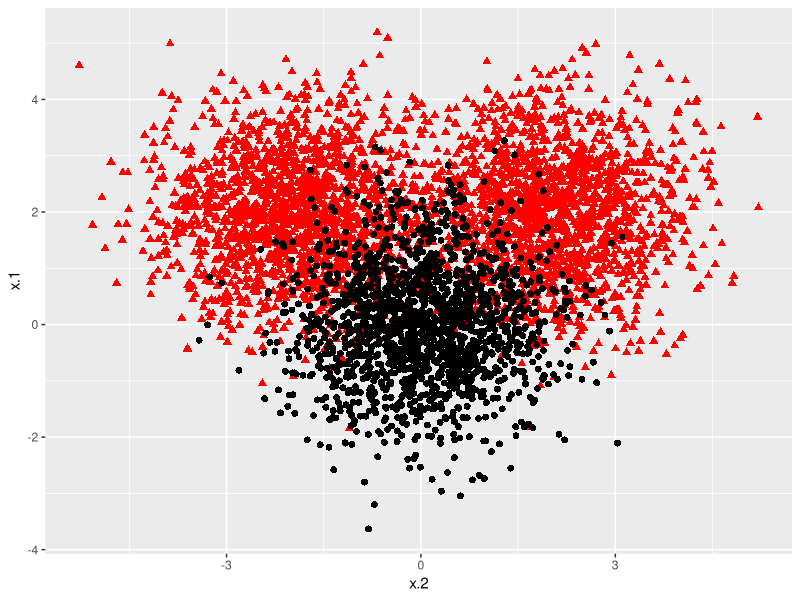
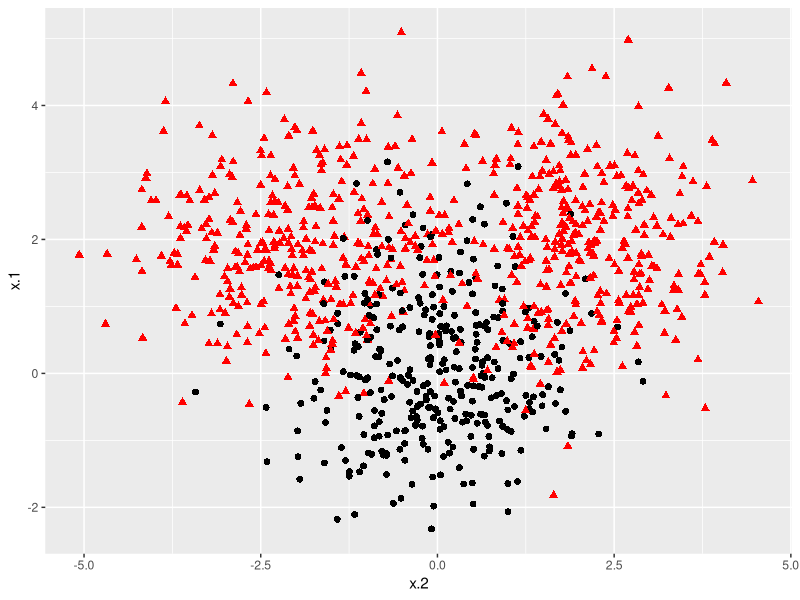
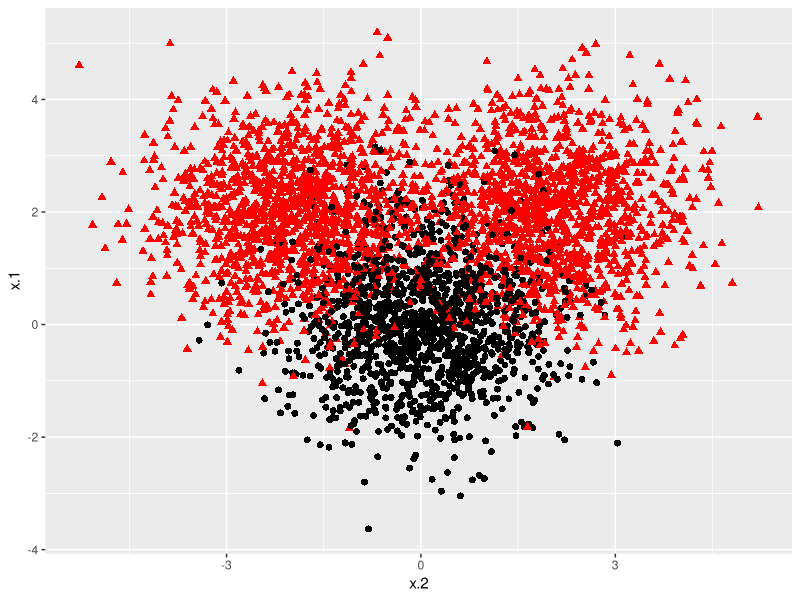

Write the R code that produced these figures, in order. (Note: a time limit stopped this script after it produced the figures.)
library(e1071)
library(ggplot2)

n <- 5000
set.seed(10111)
x <- matrix(rnorm(n*2), ncol = 2)
x[1:round(n/3),] <- x[1:round(n/3),] + 2
x[(round(n/3)+1):(round(n/3)*2),2] <- x[(round(n/3)+1):(round(n/3)*2),2] - 2
x[(round(n/3)+1):(round(n/3)*2),1] <- x[(round(n/3)+1):(round(n/3)*2),1] + 2
y <- c(rep(1,round(n/3,)*2), rep(-1,round(n/3)-1))
dat <- data.frame(x=x,y=as.factor(y))

# Plot data
ggplot(data = dat, aes(x = x.2, y = x.1, color = y, shape = y)) + 
  geom_point(size = 2) +
  scale_color_manual(values=c("#000000", "#FF0000")) +
  theme(legend.position = "none")

#plot subsets 
samp <- dat[sample(nrow(dat),1000),]
ggplot(data = samp, aes(x = x.2, y = x.1, color = y, shape = y)) + 
  geom_point(size = 2) +
  scale_color_manual(values=c("#000000", "#FF0000")) +
  theme(legend.position = "none")

samp <- dat[sample(nrow(dat),4000),]
ggplot(data = samp, aes(x = x.2, y = x.1, color = y, shape = y)) + 
  geom_point(size = 2) +
  scale_color_manual(values=c("#000000", "#FF0000")) +
  theme(legend.position = "none")

#One off test of the 5 fold cv
samp <- base::sample(nrow(dat),4000)
svmfit = svm(y ~ ., data = dat[samp,], kernel = "linear", cost = 10, scale = FALSE)
tab_train <- as.data.frame(table(true = dat[samp,"y"], pred=predict(svmfit, dat[samp,])))
tab_test <- as.data.frame(table(true = dat[-samp,"y"], pred=predict(svmfit, dat[-samp,])))

acc_diff <- (tab_train$Freq[1]+tab_train$Freq[4])/sum(tab_train$Freq)-(tab_test$Freq[1]+tab_test$Freq[4])/sum(tab_test$Freq)
acc_diff

#specifcity 
tab_train$Freq[1]/(tab_train$Freq[3]+tab_train$Freq[1])
tab_test$Freq[1]/(tab_test$Freq[3]+tab_test$Freq[1])

#sensitivity 
tab_train$Freq[4]/(tab_train$Freq[2]+tab_train$Freq[4])
tab_test$Freq[4]/(tab_test$Freq[2]+tab_test$Freq[4])

#Ok, now for 1000 iterations 
cv <- function(nit, samp_size, kernel_func){
  sens <- vector()
  spec <- vector()
  acc <- vector()
  #demonstrate how the larger the training data set the lower the risk. 
  for(i in 1:nit){
    train <- base::sample(n,samp_size, replace = FALSE)
    svmfit <- svm(y~., data = dat[train,], kernel = kernel_func, cost = 10)
    tab_train <- as.data.frame(table(true = dat[train,"y"], pred=predict(svmfit, dat[train,])))
    tab_test <- as.data.frame(table(true = dat[-train,"y"], pred=predict(svmfit, dat[-train,])))
    sens[i] <- (tab_train$Freq[4]/(tab_train$Freq[2]+tab_train$Freq[4])) - (tab_test$Freq[4]/(tab_test$Freq[2]+tab_test$Freq[4]))
    spec[i] <- (tab_train$Freq[1]/(tab_train$Freq[3]+tab_train$Freq[1])) - (tab_test$Freq[1]/(tab_test$Freq[3]+tab_test$Freq[1]))
    acc[i] <- ((tab_train$Freq[1]+tab_train$Freq[4])/sum(tab_train$Freq)) - ((tab_test$Freq[1]+tab_test$Freq[4])/sum(tab_test$Freq))
  }
  error_ests <- data.frame(sensitivity = sens, specificity = spec, accuracy = acc)
  return(error_ests)
}

a <- Sys.time()
lin4000 <- cv(nit=1000, samp_size = 4000, kernel_func = "linear")
a - Sys.time()
#Histograms of accuracy
ggplot(data=lin4000, aes(x=accuracy))+
  geom_histogram(alpha=0.5, position="identity", binwidth = 0.0025,  color ="#00BFC4", fill ="#00BFC4")
#Histograms of sensitivity
ggplot(data=lin4000, aes(x=sensitivity))+
  geom_histogram(alpha=0.5, position="identity", binwidth = 0.0025, color ="#F8766D", fill ="#F8766D")
#Histograms of specificity
ggplot(data=lin4000, aes(x=specificity))+
  geom_histogram(alpha=0.5, position="identity", binwidth = 0.0025, color ="#7CAE00", fill ="#7CAE00")

#Ok what about messing with sample size. 
# sample size of 10 
lin10 <- cv(nit=1000, samp_size = 25, kernel_func = "linear")
# sample size of 100
lin100 <- cv(nit=1000, samp_size = 100, kernel_func = "linear")
# sample size of 1000
lin1000 <- cv(nit=1000, samp_size = 1000, kernel_func = "linear")

lin_accuracy <- data.frame(samp_size = c(rep(25,1000), rep(100,1000), rep(1000,1000), rep(4000,1000)),
                           accuracy = c(lin10$accuracy, lin100$accuracy, lin1000$accuracy, lin4000$accuracy))
lin_accuracy$samp_size <- as.character(lin_accuracy$samp_size)
ggplot(data=lin_accuracy, aes(x=accuracy, color=samp_size, fill=samp_size))+
  geom_histogram(alpha=0.5, position="identity",binwidth = 0.01)

#Sensitivity
lin_sensitivity <- data.frame(samp_size = c(rep(25,1000), rep(100,1000), rep(1000,1000), rep(4000,1000)),
                           sensitivity = c(lin10$sensitivity, lin100$sensitivity, lin1000$sensitivity, lin4000$sensitivity))
lin_sensitivity$samp_size <- as.character(lin_sensitivity$samp_size)
ggplot(data=lin_sensitivity, aes(x=sensitivity, color=samp_size, fill=samp_size))+
  geom_histogram(alpha=0.5, position="identity",binwidth = 0.01)

#Specificity
lin_specificity <- data.frame(samp_size = c(rep(25,1000), rep(100,1000), rep(1000,1000), rep(4000,1000)),
                              specificity = c(lin10$specificity, lin100$specificity, lin1000$specificity, lin4000$specificity))
lin_specificity$samp_size <- as.character(lin_specificity$samp_size)
ggplot(data=lin_specificity, aes(x=specificity, color=samp_size, fill=samp_size))+
  geom_histogram(alpha=0.5, position="identity",binwidth = 0.025)


#Now test against the radial classifier
rad4000 <- cv(nit=1000, samp_size = 4000, kernel_func = "radial")

#accuracy
comp_dat <- data.frame(class = c("radial", "linear"), 
                       avg=c(mean(rad4000$accuracy),mean(lin4000$accuracy)),
                       stddev=c(sd(rad4000$accuracy), sd(lin4000$accuracy)))

ggplot(comp_dat, aes(x=class, y=avg, color=class)) + 
  geom_point(stat="identity", 
           position=position_dodge()) +
  geom_errorbar(aes(ymin=avg-stddev, ymax=avg+stddev), width=.2,
                position=position_dodge(.9))+
  ylim(-0.015, 0.015)+
  geom_hline(yintercept=0)

#sensitivity
comp_dat <- data.frame(class = c("radial", "linear"), 
                       avg=c(mean(rad4000$sensitivity),mean(lin4000$sensitivity)),
                       stddev=c(sd(rad4000$sensitivity), sd(lin4000$sensitivity)))

ggplot(comp_dat, aes(x=class, y=avg, color=class)) + 
  geom_point(stat="identity", 
             position=position_dodge()) +
  geom_errorbar(aes(ymin=avg-stddev, ymax=avg+stddev), width=.2,
                position=position_dodge(.9))+
  ylim(-0.015, 0.015)+
  geom_hline(yintercept=0)

#specificity
comp_dat <- data.frame(class = c("radial", "linear"), 
                       avg=c(mean(rad4000$specificity),mean(lin4000$specificity)),
                       stddev=c(sd(rad4000$specificity), sd(lin4000$specificity)))

ggplot(comp_dat, aes(x=class, y=avg, color=class)) + 
  geom_point(stat="identity", 
             position=position_dodge()) +
  geom_errorbar(aes(ymin=avg-stddev, ymax=avg+stddev), width=.2,
                position=position_dodge(.9))+
  ylim(-0.05, 0.05)+
  geom_hline(yintercept=0)

#But what about the raw values of specificity and accuracy? 
cv_raw <- function(nit, samp_size, kernel_func){
  train_sens <- vector()
  train_spec <- vector()
  train_acc <- vector()
  test_sens <- vector()
  test_spec <- vector()
  test_acc <- vector()
  #demonstrate how the larger the training data set the lower the risk. 
  for(i in 1:nit){
    train <- base::sample(n,samp_size, replace = FALSE)
    svmfit <- svm(y~., data = dat[train,], kernel = kernel_func, cost = 10)
    tab_train <- as.data.frame(table(true = dat[train,"y"], pred=predict(svmfit, dat[train,])))
    tab_test <- as.data.frame(table(true = dat[-train,"y"], pred=predict(svmfit, dat[-train,])))
    train_sens[i] <- (tab_train$Freq[4]/(tab_train$Freq[2]+tab_train$Freq[4])) 
    train_spec[i] <- (tab_train$Freq[1]/(tab_train$Freq[3]+tab_train$Freq[1])) 
    train_acc[i] <- ((tab_train$Freq[1]+tab_train$Freq[4])/sum(tab_train$Freq))
    test_sens[i] <- (tab_test$Freq[4]/(tab_test$Freq[2]+tab_test$Freq[4]))
    test_spec[i] <- (tab_test$Freq[1]/(tab_test$Freq[3]+tab_test$Freq[1]))
    test_acc[i] <- ((tab_test$Freq[1]+tab_test$Freq[4])/sum(tab_test$Freq))
  }
  error_ests <- data.frame(train_sensitivity = train_sens, train_specificity = train_spec, train_accuracy = train_acc,
                           test_sensitivity = test_sens, test_specificity = test_spec, test_accuracy = test_acc)
  return(error_ests)
}

lin4000_raw <- cv_raw(nit=1000, samp_size = 4000, kernel_func = "linear")
rad4000_raw <- cv_raw(nit=1000, samp_size = 4000, kernel_func = "radial")

#accuracy
comp_dat <- data.frame(class = rep(c("radial", "linear"),2), 
                       data = c("training", "training", "test", "test"),
                       avg=c(mean(rad4000_raw$train_accuracy),mean(lin4000_raw$train_accuracy), mean(rad4000_raw$test_accuracy), mean(lin4000_raw$test_accuracy)),
                       stddev=c(sd(rad4000_raw$train_accuracy),sd(lin4000_raw$train_accuracy), sd(rad4000_raw$test_accuracy), sd(lin4000_raw$test_accuracy)))

ggplot(comp_dat, aes(x=class, y=avg, color=data, group=data)) + 
  geom_point(stat="identity", 
             position=position_dodge(0.9)) +
  geom_errorbar(aes(ymin=avg-stddev, ymax=avg+stddev), width=.2,
                position=position_dodge(.9))
  #ylim(-0.015, 0.015)+
  #geom_hline(yintercept=0)

#sensitivity
comp_dat <- data.frame(class = rep(c("radial", "linear"),2), 
                       data = c("training", "training", "test", "test"),
                       avg=c(mean(rad4000_raw$train_sensitivity),mean(lin4000_raw$train_sensitivity), mean(rad4000_raw$test_sensitivity), mean(lin4000_raw$test_sensitivity)),
                       stddev=c(sd(rad4000_raw$train_sensitivity),sd(lin4000_raw$train_sensitivity), sd(rad4000_raw$test_sensitivity), sd(lin4000_raw$test_sensitivity)))

ggplot(comp_dat, aes(x=class, y=avg, color=data, group=data)) + 
  geom_point(stat="identity", 
             position=position_dodge(0.9)) +
  geom_errorbar(aes(ymin=avg-stddev, ymax=avg+stddev), width=.2,
                position=position_dodge(.9))
#ylim(-0.015, 0.015)+
#geom_hline(yintercept=0)

#specificity
comp_dat <- data.frame(class = rep(c("radial", "linear"),2), 
                       data = c("training", "training", "test", "test"),
                       avg=c(mean(rad4000_raw$train_specificity),mean(lin4000_raw$train_specificity), mean(rad4000_raw$test_specificity), mean(lin4000_raw$test_specificity)),
                       stddev=c(sd(rad4000_raw$train_specificity),sd(lin4000_raw$train_specificity), sd(rad4000_raw$test_specificity), sd(lin4000_raw$test_specificity)))

ggplot(comp_dat, aes(x=class, y=avg, color=data, group=data)) + 
  geom_point(stat="identity", 
             position=position_dodge(0.9)) +
  geom_errorbar(aes(ymin=avg-stddev, ymax=avg+stddev), width=.2,
                position=position_dodge(.9))
#ylim(-0.015, 0.015)+
#geom_hline(yintercept=0)




# plot(svmfit,dat)
# set.seed(10111)
# # sample training data and fit model that is it at a 1:5 ratio
# sens <- vector()
# spec <- vector()
# acc <- vector()
# wrong <- vector()
# #demonstrate how the larger the training data set the lower the risk. 
# for(i in 1:1000){
#   train <- base::sample(n,n/10, replace = FALSE)
#   svmfit <- svm(y~., data = dat[train,], kernel = "radial", cost = 10)
#   tab <- as.data.frame(table(true = dat[-train,"y"], pred=predict(svmfit, dat[-train,])))
#   sens[i] <- tab$Freq[4]/(tab$Freq[2]+tab$Freq[4])
#   spec[i] <- tab$Freq[1]/(tab$Freq[3]+tab$Freq[1])
#   acc[i] <- (tab$Freq[1]+tab$Freq[4])/sum(tab$Freq)
#   wrong[i] <- sum(tab$Freq[2]+tab$Freq[3])
# }
# hist(acc)
# 
# cv <- function(nit, samp_size, kernel_func){
#   sens <- vector()
#   spec <- vector()
#   acc <- vector()
#   wrong <- vector()
#   bia <- vector()
#   #demonstrate how the larger the training data set the lower the risk. 
#   for(i in 1:nit){
#     train <- base::sample(n,samp_size, replace = FALSE)
#     svmfit <- svm(y~., data = dat[train,], kernel = kernel_func, cost = 10)
#     tab <- as.data.frame(table(true = dat[-train,"y"], pred=predict(svmfit, dat[-train,])))
#     sens[i] <- tab$Freq[4]/(tab$Freq[2]+tab$Freq[4])
#     spec[i] <- tab$Freq[1]/(tab$Freq[3]+tab$Freq[1])
#     acc[i] <- (tab$Freq[1]+tab$Freq[4])/sum(tab$Freq)
#     wrong[i] <- sum(tab$Freq[2],tab$Freq[3])
#     bia[i] <- tab$Freq[2]-tab$Freq[3]
#   }
#   error_ests <- data.frame(sensitivity = sens, specificity = spec, accuracy = acc, num_wrong = wrong, bias = bia)
#   return(error_ests)
# }
# 
# #five fold resampling
# 
# 
# #linear 
# # sample size of 10 
# lin10 <- cv(nit=1000, samp_size = 25, kernel_func = "linear")
# # sample size of 100
# lin100 <- cv(nit=1000, samp_size = 100, kernel_func = "linear")
# # sample size of 1000
# lin1000 <- cv(nit=1000, samp_size = 1000, kernel_func = "linear")
# 
# #Histograms of bias
# lin_bias <- data.frame(samp_size = c(rep(25,1000), rep(100,1000), rep(1000,1000)),
#                        bias = c(lin10$bias, lin100$bias, lin1000$bias))
# lin_bias$samp_size <- as.character(lin_bias$samp_size)
# ggplot(data=lin_bias, aes(x=bias, color=samp_size, fill=samp_size))+
#   geom_histogram(alpha=0.5, position="identity",binwidth = 50)
# 
# #Histograms of accuracy
# lin_accuracy <- data.frame(samp_size = c(rep(25,1000), rep(100,1000), rep(1000,1000)),
#                        accuracy = c(lin10$accuracy, lin100$accuracy, lin1000$accuracy))
# lin_accuracy$samp_size <- as.character(lin_accuracy$samp_size)
# ggplot(data=lin_accuracy, aes(x=accuracy, color=samp_size, fill=samp_size))+
#   geom_histogram(alpha=0.5, position="identity",binwidth = 0.01)+
#   xlim(0.6,1)+
#   geom_vline(xintercept=0.88)
# 
# # hist(lin10$bias)
# # hist(lin100$bias)
# # hist(lin1000$bias)
# 
# #what about probability? 
# #sample size of 25 
# ggplot(data=lin10, aes(x=accuracy))+
#   geom_histogram(alpha=0.5, position="identity",binwidth = 0.01, color ="#00BFC4", fill ="#00BFC4")+
#   xlim(0.6,1)+
#   geom_vline(xintercept=0.85)
# #accuracy below 0.8 is:
# sum(lin10$accuracy > 0.85)/1000
# #0.011
# #100
# ggplot(data=lin100, aes(x=accuracy))+
#   geom_histogram(alpha=0.5, position="identity",binwidth = 0.01, color ="#F8766D", fill ="#F8766D")+
#   xlim(0.6,1)+
#   geom_vline(xintercept=0.85)
# #accuracy below 0.8 is:
# sum(lin100$accuracy > 0.85)/1000
# 
# #1000
# ggplot(data=lin1000, aes(x=accuracy))+
#   geom_histogram(alpha=0.5, position="identity",binwidth = 0.01, color ="#7CAE00", fill ="#7CAE00")+
#   xlim(0.6,1)+
#   geom_vline(xintercept=0.85)
# #accuracy below 0.8 is:
# sum(lin1000$accuracy > 0.85)/1000
# 
# svmfit = svm(y ~ ., data = dat, kernel = "radial", cost = 10, scale = FALSE)
# tab <- as.data.frame(table(true = dat[,"y"], pred=predict(svmfit, dat)))
# (tab$Freq[1]+tab$Freq[4])/sum(tab$Freq)
# #89
# #radial
# # sample size of 10 
# rad10 <- cv(nit=1000, samp_size = 25, kernel_func = "radial")
# # sample size of 100
# rad100 <- cv(nit=1000, samp_size = 100, kernel_func = "radial")
# # sample size of 1000
# rad1000 <- cv(nit=1000, samp_size = 1000, kernel_func = "radial")
# 
# 
# 
# n <- 10000
# 
# set.seed(10111)
# x = matrix(rnorm(n, sd = 1.5), n/2, 2)
# y = rep(c(-1, 1), c(n/4, n/4))
# x[y == 1,] = x[y == 1,] + 3
# plot(x, col = y + 3)
# 
# dat = data.frame(x, y = as.factor(y))
# svmfit = svm(y ~ ., data = dat, kernel = "linear", cost = 10, scale = FALSE)
# plot(svmfit, dat)
# 
# # set pseudorandom number generator
# set.seed(10111)
# # sample training data and fit model that is it at a 1:5 ratio
# sens <- vector()
# spec <- vector()
# acc <- vector()
# wrong <- vector()
# #demonstrate how the larger the training data set the lower the risk. 
# for(i in 1:1000){
#   train <- base::sample(n,n/10, replace = FALSE)
#   svmfit <- svm(y~., data = dat[train,], kernel = "linear", gamma = 1, cost = 1)
#   tab <- as.data.frame(table(true = dat[-train,"y"], pred=predict(svmfit, dat[-train,])))
#   sens[i] <- tab$Freq[4]/(tab$Freq[2]+tab$Freq[4])
#   spec[i] <- tab$Freq[1]/(tab$Freq[3]+tab$Freq[1])
#   acc[i] <- (tab$Freq[1]+tab$Freq[4])/sum(tab$Freq)
#   wrong[i] <- sum(tab$Freq[2]+tab$Freq[3])
# }
# hist(acc)
# 
# 
# 
# train <- base::sample(n,n/1.25, replace = FALSE)
# svmfit <- svm(y~., data = dat[train,], kernel = "radial", gamma = 1, cost = 1)
# plot(svmfit, dat)
# 
# #Sensitivity-specificity analysis
# tab <- as.data.frame(table(true = dat[-train,"y"], pred=predict(svmfit, dat[-train,])))
# sensetivity <- tab$Freq[4]/(tab$Freq[2]+tab$Freq[4])
# specificity <- tab$Freq[1]/(tab$Freq[3]+tab$Freq[1])
# 
# 
